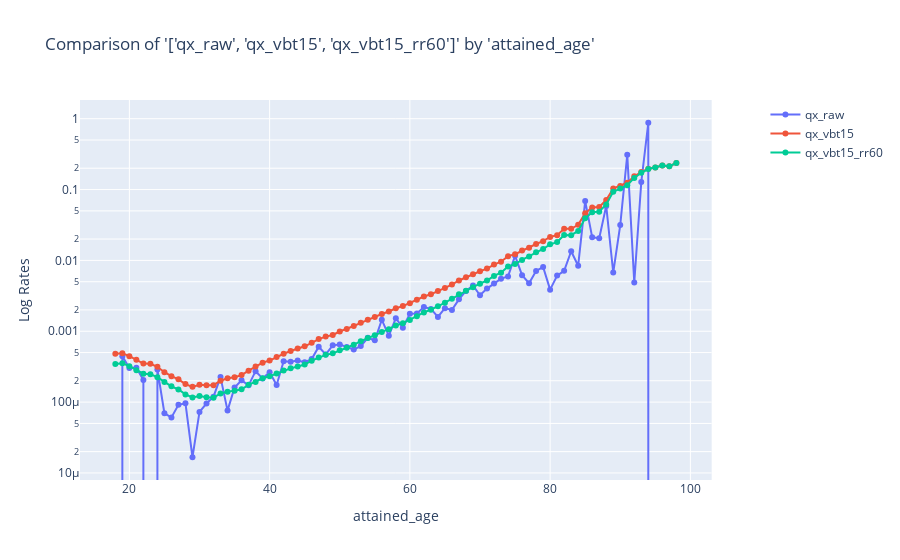

Notebook source saved alongside this figure:
### Code cell
charters.compare_rates(
    df=filtered_df,
    x_axis="attained_age",
    rates=["qx_raw", "qx_vbt15", "qx_vbt15_rr60"],
    weights=["amount_exposed"],
    y_log=True,
    # x_bins=6,
    display=True,
)
